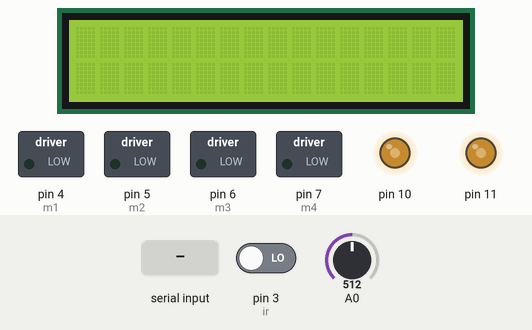
Simulated run of this sketch. Board: Arduino Uno, built with avr-gcc and run on an emulated ATmega328P. On the bench: 16×2 character LCD, switched loads named in the sketch (green lamp = pin HIGH), output pins drawn as LEDs (lit = HIGH). The test bench sets the inputs (shaded band); at power-on: A0 = 512, pin 3 (ir) LOW.

Above: at 1.2 s.
1.3 s: "F" received over Serial
At 2.6 s:
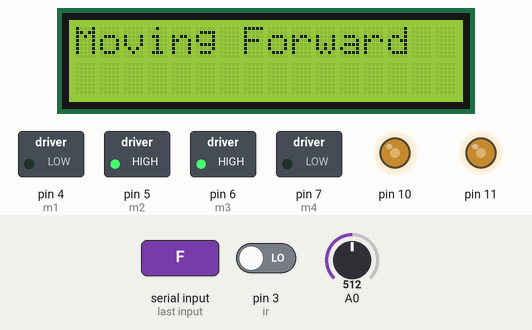
2.9 s: "G" received over Serial
At 3.9 s:
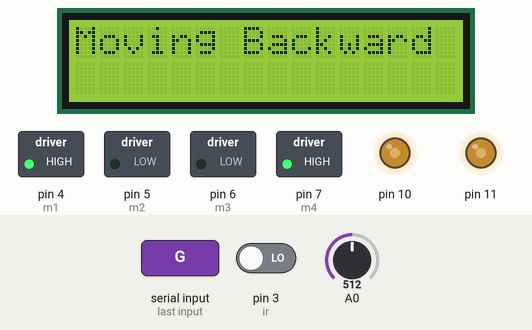
4.5 s: "L" received over Serial
At 5.0 s:
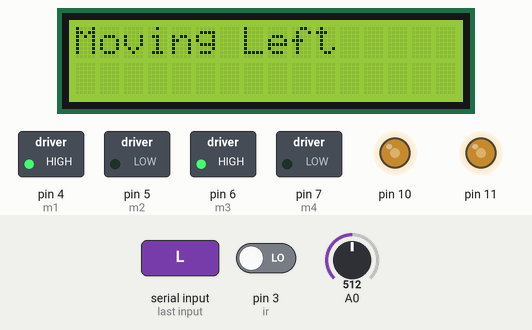
6.1 s: "R" received over Serial
At 7.4 s:
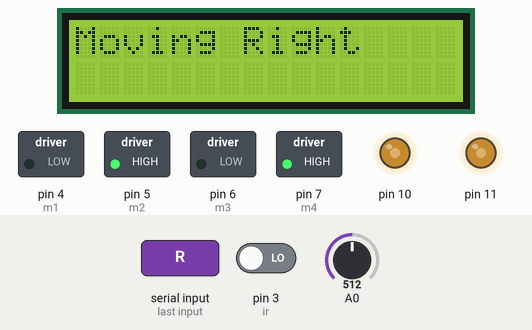
7.7 s: "S" received over Serial
At 8.5 s:
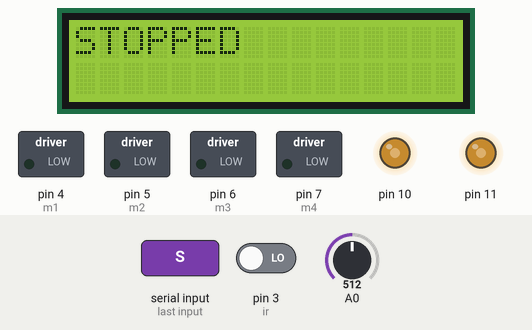
9.3 s: A0 set to 716
At 10.5 s:
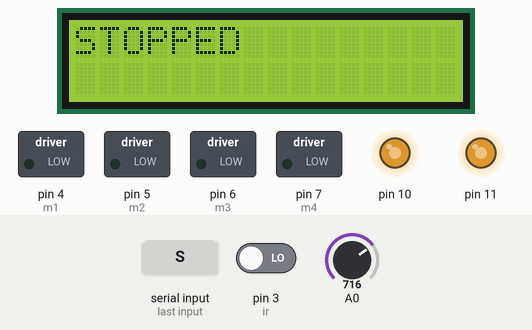
Timing chart, 0 to 11.8 s (numbered marks = the images above; inputs shaded):
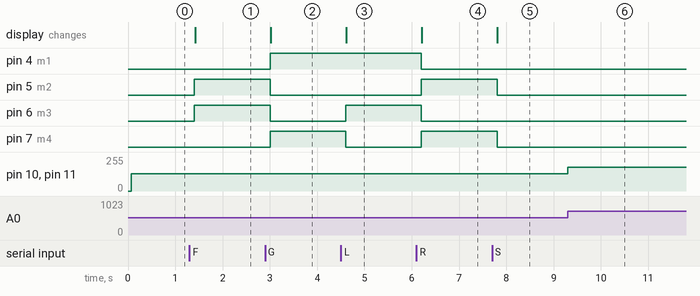

The sketch:

Bluetooth_Obstacle_Car.ino
```cpp
#include <LiquidCrystal_I2C.h>
#include <Wire.h>

// LCD library
LiquidCrystal_I2C lcd(0x27, 16, 2);

int m1 = 4;
int m2 = 5;
int m3 = 6;
int m4 = 7;
int ir = 3;

// Variable for storing bluetooth signal
char bluetoothInput;
bool bluetoothConnected = false;

void setup() {
  // MOtor Pins as Output
  pinMode(m1, OUTPUT);
  pinMode(m2, OUTPUT);
  pinMode(m3, OUTPUT);
  pinMode(m4, OUTPUT);
  pinMode(10, OUTPUT);
  pinMode(11, OUTPUT);
  pinMode(ir, INPUT);

  // starting Serial Monitor and Lcd
  Serial.begin(9600);
  lcd.begin();

  // Initialize the flag to false
  bluetoothConnected = false;

}

void loop() {

  // Reading Potentiometer Value
  int speedIN = analogRead(A0);
  int speedOUT = speedIN / 4;

  // Writing the speed to the motordriver Speed Pins (ENA) AND (END)
  analogWrite(10, speedOUT);
  analogWrite(11, speedOUT);

  if (bluetoothConnected && digitalRead(ir) == HIGH) {
    // Obstacle detected, stop the car
    stop();
    delay(1000);
    backward();
    delay(1000);
    stop();
    // lcd.print("Obstacle detected");
  } else {

    if (Serial.available()) {
      // wait a bit for the entire message to arrive
      delay(100);
      // Clearing Screen
      lcd.clear();

      bluetoothConnected = true;
      while (Serial.available()) {
        bluetoothInput = Serial.read();

        switch (bluetoothInput) {
          case 'F':  // Case for Moving Forward
            forward();
            lcd.print("Moving Forward");
            break;

          case 'G':  // Case for Moving Backward
            backward();
            lcd.print("Moving Backward");
            break;

          case 'L':  // Case for Moving Left
            left();
            lcd.print("Moving Left");
            break;

          case 'R':  // Case for Moving Right
            right();
            lcd.print("Moving Right");
            break;

          case 'S':  // Case for Stop
            stop();
            lcd.print("STOPPED");
            break;
        }
      }
    }
  }
}
// car to move forward Function
void forward() {
  digitalWrite(m1, LOW);
  digitalWrite(m2, HIGH);
  digitalWrite(m3, HIGH);
  digitalWrite(m4, LOW);
}

// car to move backward Function
void backward() {
  digitalWrite(m1, HIGH);
  digitalWrite(m2, LOW);
  digitalWrite(m3, LOW);
  digitalWrite(m4, HIGH);
}

// car to move left Function
void left() {
  digitalWrite(m1, HIGH);
  digitalWrite(m2, LOW);
  digitalWrite(m3, HIGH);
  digitalWrite(m4, LOW);
}

// car to move right Function
void right() {
  digitalWrite(m1, LOW);
  digitalWrite(m2, HIGH);
  digitalWrite(m3, LOW);
  digitalWrite(m4, HIGH);
}

// car to stop Function
void stop() {
  digitalWrite(m1, LOW);
  digitalWrite(m2, LOW);
  digitalWrite(m3, LOW);
  digitalWrite(m4, LOW);
}
```

Measured:
- after the input at 1.3 s, pin 5 (m2), pin 6 (m3): LOW → HIGH after 0.10 s; the display: changes after 0.12 s (image 1)
- after the input at 2.9 s, pin 4 (m1), pin 7 (m4): LOW → HIGH after 0.10 s; pin 5 (m2), pin 6 (m3): HIGH → LOW after 0.10 s; the display: changes after 0.12 s (image 2)
- after the input at 4.5 s, pin 6 (m3): LOW → HIGH after 0.10 s; pin 7 (m4): HIGH → LOW after 0.10 s; the display: changes after 0.11 s (image 3)
- after the input at 6.1 s, pin 4 (m1), pin 6 (m3): HIGH → LOW after 0.10 s; pin 5 (m2), pin 7 (m4): LOW → HIGH after 0.10 s; the display: changes after 0.12 s (image 4)
- after the input at 7.7 s, pin 5 (m2), pin 7 (m4): HIGH → LOW after 0.10 s; the display: changes after 0.11 s (image 5)
- after the input at 9.3 s, pin 10, pin 11: 128/255 → 179/255 at once
